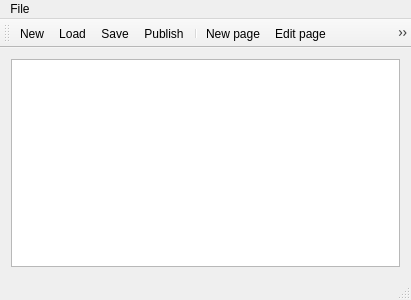
<?xml version="1.0" encoding="UTF-8"?>
<ui version="4.0">
 <class>MainWindow</class>
 <widget class="QMainWindow" name="MainWindow">
  <property name="geometry">
   <rect>
    <x>0</x>
    <y>0</y>
    <width>411</width>
    <height>300</height>
   </rect>
  </property>
  <property name="windowTitle">
   <string>MainWindow</string>
  </property>
  <widget class="QWidget" name="centralWidget">
   <layout class="QGridLayout" name="gridLayout">
    <item row="0" column="0">
     <widget class="QTreeView" name="treeView"/>
    </item>
   </layout>
  </widget>
  <widget class="QMenuBar" name="menuBar">
   <property name="geometry">
    <rect>
     <x>0</x>
     <y>0</y>
     <width>411</width>
     <height>19</height>
    </rect>
   </property>
   <widget class="QMenu" name="menuFile">
    <property name="title">
     <string>File</string>
    </property>
    <addaction name="actionNew"/>
    <addaction name="actionLoad"/>
    <addaction name="actionSave"/>
    <addaction name="actionPublish"/>
   </widget>
   <addaction name="menuFile"/>
  </widget>
  <widget class="QToolBar" name="mainToolBar">
   <attribute name="toolBarArea">
    <enum>TopToolBarArea</enum>
   </attribute>
   <attribute name="toolBarBreak">
    <bool>false</bool>
   </attribute>
   <addaction name="actionNew"/>
   <addaction name="actionLoad"/>
   <addaction name="actionSave"/>
   <addaction name="actionPublish"/>
   <addaction name="separator"/>
   <addaction name="actionNew_page"/>
   <addaction name="actionEdit_page"/>
   <addaction name="actionRemove_page"/>
  </widget>
  <widget class="QStatusBar" name="statusBar"/>
  <action name="actionNew">
   <property name="text">
    <string>New</string>
   </property>
   <property name="toolTip">
    <string>Create new project</string>
   </property>
  </action>
  <action name="actionLoad">
   <property name="text">
    <string>Load</string>
   </property>
   <property name="toolTip">
    <string>Load existing project</string>
   </property>
  </action>
  <action name="actionSave">
   <property name="text">
    <string>Save</string>
   </property>
   <property name="toolTip">
    <string>Save current project</string>
   </property>
  </action>
  <action name="actionPublish">
   <property name="text">
    <string>Publish</string>
   </property>
   <property name="toolTip">
    <string>Publish current project</string>
   </property>
  </action>
  <action name="actionNew_page">
   <property name="text">
    <string>New page</string>
   </property>
  </action>
  <action name="actionRemove_page">
   <property name="text">
    <string>Remove page</string>
   </property>
  </action>
  <action name="actionEdit_page">
   <property name="text">
    <string>Edit page</string>
   </property>
   <property name="toolTip">
    <string>Edit page</string>
   </property>
  </action>
 </widget>
 <layoutdefault spacing="6" margin="11"/>
 <resources/>
 <connections/>
</ui>
